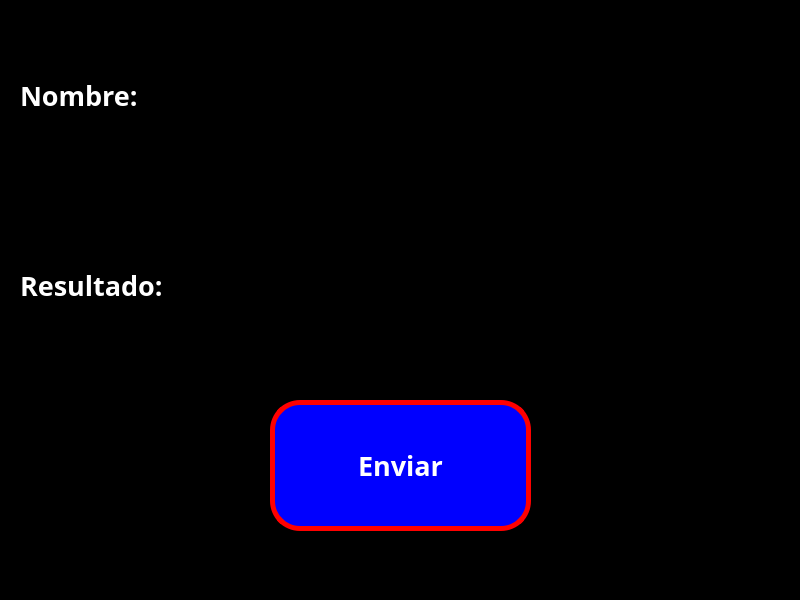
<?xml version="1.0" encoding="UTF-8"?>
<ui version="4.0">
 <class>MainWindow</class>
 <widget class="QMainWindow" name="MainWindow">
  <property name="geometry">
   <rect>
    <x>0</x>
    <y>0</y>
    <width>800</width>
    <height>600</height>
   </rect>
  </property>
  <property name="windowTitle">
   <string>MainWindow</string>
  </property>
  <property name="styleSheet">
   <string notr="true">background-color: rgb(0, 0, 0);</string>
  </property>
  <widget class="QWidget" name="centralwidget">
   <widget class="QPushButton" name="bt_enviar">
    <property name="geometry">
     <rect>
      <x>270</x>
      <y>400</y>
      <width>261</width>
      <height>131</height>
     </rect>
    </property>
    <property name="font">
     <font>
      <family>Yu Gothic UI Semibold</family>
      <pointsize>20</pointsize>
      <weight>75</weight>
      <bold>true</bold>
     </font>
    </property>
    <property name="styleSheet">
     <string notr="true">background-color: rgb(0, 0, 255);
color: rgb(255, 255, 255);
border-radius: 30px;
border: 5px solid red;</string>
    </property>
    <property name="text">
     <string>Enviar</string>
    </property>
   </widget>
   <widget class="QLineEdit" name="bx_texto">
    <property name="geometry">
     <rect>
      <x>190</x>
      <y>40</y>
      <width>391</width>
      <height>111</height>
     </rect>
    </property>
    <property name="font">
     <font>
      <family>Segoe MDL2 Assets</family>
      <pointsize>14</pointsize>
     </font>
    </property>
    <property name="styleSheet">
     <string notr="true">color: rgb(255, 255, 255);
</string>
    </property>
    <property name="text">
     <string/>
    </property>
    <property name="dragEnabled">
     <bool>false</bool>
    </property>
   </widget>
   <widget class="QLineEdit" name="bx_texto_2">
    <property name="geometry">
     <rect>
      <x>190</x>
      <y>230</y>
      <width>391</width>
      <height>111</height>
     </rect>
    </property>
    <property name="font">
     <font>
      <family>Segoe MDL2 Assets</family>
      <pointsize>14</pointsize>
     </font>
    </property>
    <property name="styleSheet">
     <string notr="true">color: rgb(255, 255, 255);
</string>
    </property>
    <property name="text">
     <string/>
    </property>
    <property name="dragEnabled">
     <bool>false</bool>
    </property>
   </widget>
   <widget class="QLabel" name="label">
    <property name="geometry">
     <rect>
      <x>20</x>
      <y>60</y>
      <width>161</width>
      <height>71</height>
     </rect>
    </property>
    <property name="font">
     <font>
      <family>Yu Gothic UI Semibold</family>
      <pointsize>20</pointsize>
      <weight>75</weight>
      <bold>true</bold>
     </font>
    </property>
    <property name="layoutDirection">
     <enum>Qt::RightToLeft</enum>
    </property>
    <property name="styleSheet">
     <string notr="true">color: rgb(255, 255, 255);</string>
    </property>
    <property name="text">
     <string>Nombre:</string>
    </property>
   </widget>
   <widget class="QLabel" name="label_2">
    <property name="geometry">
     <rect>
      <x>20</x>
      <y>250</y>
      <width>161</width>
      <height>71</height>
     </rect>
    </property>
    <property name="font">
     <font>
      <family>Yu Gothic UI Semibold</family>
      <pointsize>20</pointsize>
      <weight>75</weight>
      <bold>true</bold>
     </font>
    </property>
    <property name="layoutDirection">
     <enum>Qt::RightToLeft</enum>
    </property>
    <property name="styleSheet">
     <string notr="true">color: rgb(255, 255, 255);</string>
    </property>
    <property name="text">
     <string>Resultado:</string>
    </property>
   </widget>
  </widget>
  <widget class="QMenuBar" name="menubar">
   <property name="geometry">
    <rect>
     <x>0</x>
     <y>0</y>
     <width>800</width>
     <height>26</height>
    </rect>
   </property>
  </widget>
  <widget class="QStatusBar" name="statusbar"/>
 </widget>
 <resources/>
 <connections/>
</ui>
